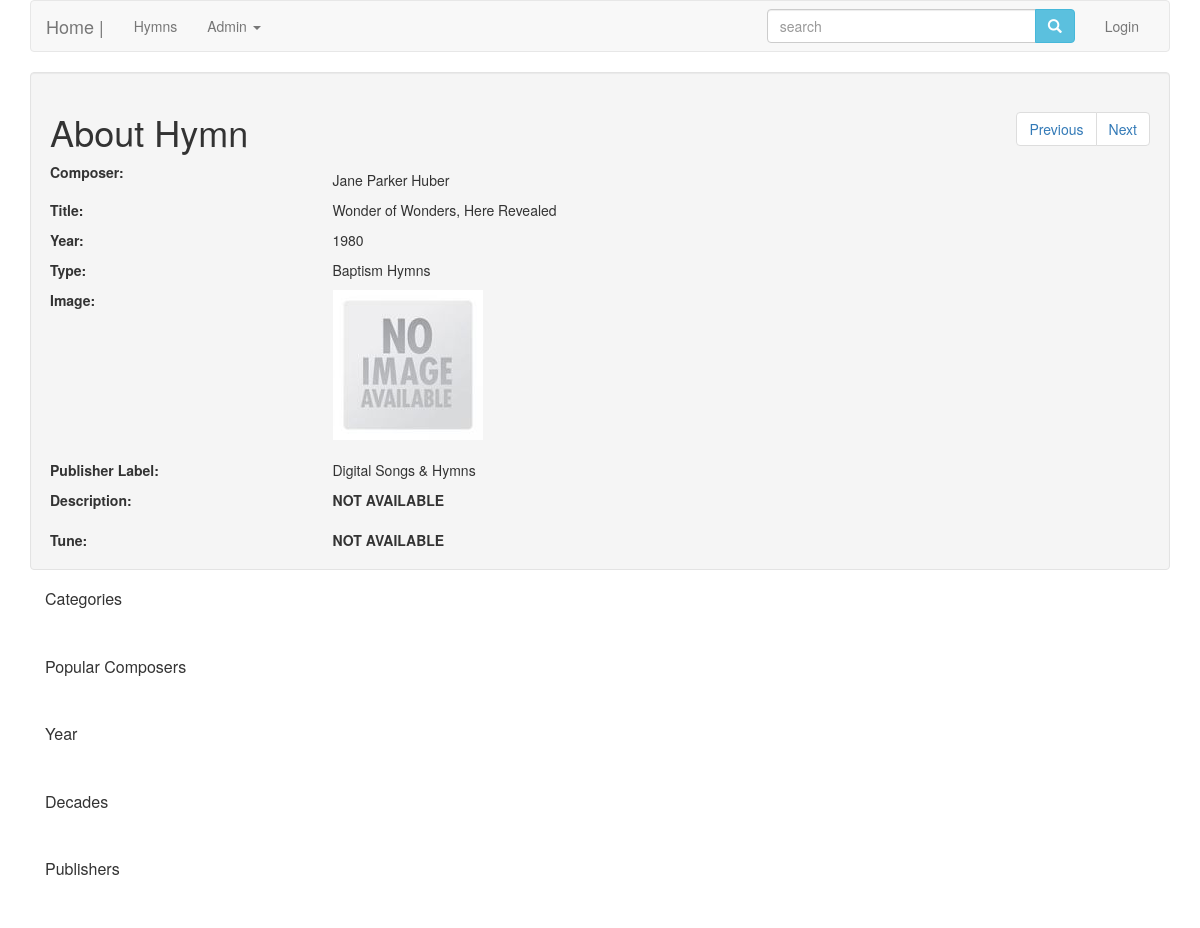
Screenshot of /display.php?hymn_id=43 with the database file from the repository.
### tables this page shows
CREATE TABLE `churchhymns` (
  `composer` varchar(100) NOT NULL,
  `title` varchar(100) NOT NULL,
  `year` int(255) NOT NULL,
  `type` varchar(100) NOT NULL,
  `filename` varchar(255) NOT NULL,
  `label` varchar(100) NOT NULL,
  `description` longtext,
  `soundclip` varchar(40) DEFAULT NULL,
  `hymn_id` int(11) NOT NULL
);

### display.php (the view, shortened to what this page needs)
<?php
include ("includes/header.php");
$hymnID = $_GET['hymn_id'];
$next = mysqli_query ($con,"SELECT * FROM churchhymns WHERE hymn_id = (SELECT MIN(hymn_id) FROM churchhymns WHERE hymn_id > '$hymnID')") or die (mysqli_error($con));
if (mysqli_num_rows($next) == 0) {
	$nonextrecords = true;
}else{
	while($row = mysqli_fetch_array($next)){
		$nexthymnid = $row['hymn_id'];
	}
}
$previous = mysqli_query ($con,"SELECT * FROM churchhymns WHERE hymn_id = (SELECT MAX(hymn_id) FROM churchhymns WHERE hymn_id < '$hymnID')") or die (mysqli_error($con));
if (mysqli_num_rows($previous) == 0) {
	$nopreviousrecords = true;
}else{
	while($row = mysqli_fetch_array($previous)){
		$previoushymnid = $row['hymn_id'];
	}
}
?>
<div class="image">
	<div class="col-md-12 well">
	<nav class="pull-right">
		<ul class="pagination">
			<li class="page-item"><a class="page-link" href="<?php echo $_SERVER['PHP_SELF'] . "?hymn_id=$previoushymnid"; ?>">Previous</a></li>
			<li class="page-item"><a class="page-link" href="<?php echo $_SERVER['PHP_SELF'] . "?hymn_id=$nexthymnid"; ?>">Next</a></li>
		</ul>
	</nav>
		<h1>About Hymn</h1>
		<?php
		$result = mysqli_query($con, "SELECT * from churchhymns WHERE hymn_id = '$hymnID'") or die(mysqli_error($con));
		while ($row = mysqli_fetch_array($result)){
			$composer = $row['composer'];
			$title = $row['title'];
			$year = $row['year'];
			$type = $row['type'];
			$filename = $row['filename'];
			$label = $row['label'];
			$description = nl2br($row['description']);
			$soundclip = $row['soundclip'];
		}
		?>
		<?php if ($composer != ""): ?>
		<div class="row">
			<div class="col-md-3">
				<b style="float:left;">Composer:</b>
			</div>
			<div class="col-md-9">
				<p><?php echo $composer ?></p>
			</div>
		</div>
		<?php endif; ?>
		<?php if ($title != ""): ?>
		<div class="row">
			<div class="col-md-3">
				<b style="float:left;">Title:</b>
			</div>
			<div class="col-md-9">
				<p><?php echo $title ?></p>
			</div>
		</div>
		<?php endif; ?>
		<?php if ($year != ""): ?>
		<div class="row">
			<div class="col-md-3">
				<b style="float:left;">Year:</b>
			</div>
			<div class="col-md-9">
				<p><?php echo $year ?></p>
			</div>
		</div>
		<?php endif; ?>
		<?php if ($type != ""): ?>
		<div class="row">
			<div class="col-md-3">
				<b style="float:left;">Type:</b>
			</div>
			<div class="col-md-9">
				<p><?php echo $type ?></p>
			</div>
		</div>
		<?php endif; ?>
		<?php if ($filename != ""): ?>
		<div class="row">
			<div class="col-md-3">
				<b style="float:left;">Image:</b>
			</div>
			<div class="col-md-9">
				<?php echo "<img src=\"display/$filename\">"; ?>
			</div>
		</div>
		<?php endif; ?> <br>
		<?php if ($label != ""): ?>
		<div class="row">
			<div class="col-md-3">
				<b style="float:left;">Publisher Label:</b>
			</div>
			<div class="col-md-9">
				<p><?php echo $label ?></p>
			</div>
		</div>
		<?php endif; ?>
		<?php if ($description != ""): ?>
		<div class="row">
			<div class="col-md-3">
				<b style="float:left;">Description:</b>
			</div>
			<div class="col-md-9">
				<p><?php echo $description ?></p>
			</div>
		</div>
		<?php else: ?>
			<div class="row">
				<div class="col-md-3">
					<b style="float:left;">Description:</b>
				</div>
				<div class="col-md-9">
					<b>NOT AVAILABLE</b>
				</div>
			</div>
		<?php endif; ?> <br>
		<?php if ($soundclip != ""): ?>
		<div class="row">
			<div class="col-md-3">
				<b style="float:left;">Tune:</b>
			</div>
			<div class="col-md-9">
				<audio controls>';
      				<source src="tunes/<?php echo "$soundclip"; ?>">
   				</audio>
			</div>
		</div>
		<?php else: ?>
			<div class="row">
				<div class="col-md-3">
					<b style="float:left;">Tune:</b>
				</div>
				<div class="col-md-9">
					<b>NOT AVAILABLE</b>
				</div>
			</div>
		<?php endif; ?>
	</div>
	<div class="col-md-4">
		<div class="panel-group">
			<div class="panel-header">
				<h2 class="panel-title">
					<a data-toggle="collapse" href="#test">Categories</a>
				</h2>
			</div>
			<div class="panel-body">
			</div>
		</div>
		<div class="panel-group">
			<div class="panel-header">
				<h2 class="panel-title">
					<a data-toggle="collapse" href="#test1">Popular Composers</a>
				</h2>
			</div>
			<div class="panel-body">
			</div>
		</div>
		<div class="panel-group">
			<div class="panel-header">
				<h2 class="panel-title">
					<a data-toggle="collapse" href="#test2">Year</a>
				</h2>
			</div>
			<div class="panel-body">
			</div>
		</div>
		<div class="panel-group">
			<div class="panel-header">
				<h2 class="panel-title">
					<a data-toggle="collapse" href="#test3">Decades</a>
				</h2>
			</div>
			<div class="panel-body">
			</div>
		</div>
		<div class="panel-group">
			<div class="panel-header">
				<h2 class="panel-title">
					<a data-toggle="collapse" href="#test4">Publishers</a>
				</h2>
			</div>
			<div class="panel-body">
			</div>
		</div>
	</div>
</div>
<?php
include ("includes/footer.php")
?>

### rows the page displays
churchhymns: composer "Jane Parker Huber", title "Wonder of Wonders, Here Revealed", year "1980", type "Baptism Hymns", filename (picture), label "Digital Songs & Hymns"
